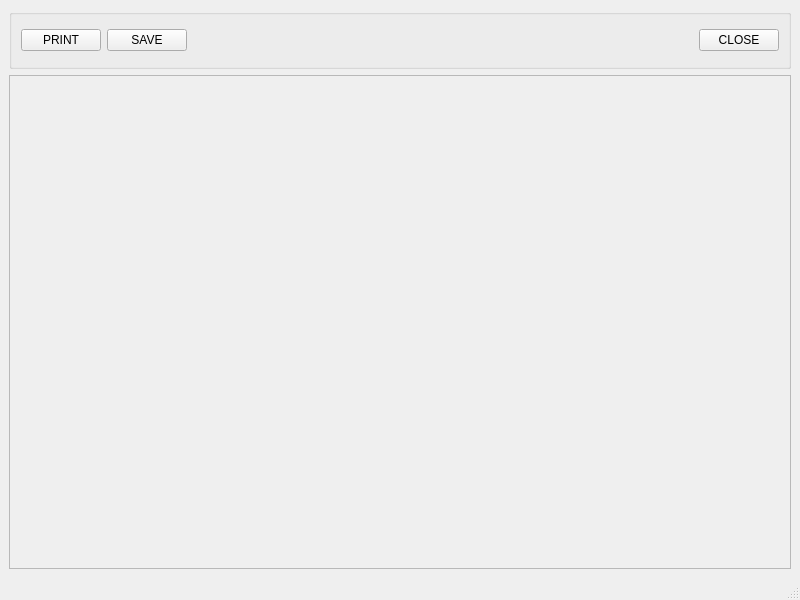
<?xml version="1.0" encoding="UTF-8"?>
<ui version="4.0">
 <class>MainWindow</class>
 <widget class="QMainWindow" name="MainWindow">
  <property name="windowModality">
   <enum>Qt::WindowModal</enum>
  </property>
  <property name="geometry">
   <rect>
    <x>0</x>
    <y>0</y>
    <width>800</width>
    <height>600</height>
   </rect>
  </property>
  <property name="windowTitle">
   <string>MainWindow</string>
  </property>
  <widget class="QWidget" name="centralwidget">
   <layout class="QVBoxLayout" name="verticalLayout">
    <item>
     <widget class="QGroupBox" name="groupBox">
      <property name="sizePolicy">
       <sizepolicy hsizetype="Preferred" vsizetype="Fixed">
        <horstretch>0</horstretch>
        <verstretch>0</verstretch>
       </sizepolicy>
      </property>
      <property name="minimumSize">
       <size>
        <width>0</width>
        <height>60</height>
       </size>
      </property>
      <property name="maximumSize">
       <size>
        <width>16777215</width>
        <height>60</height>
       </size>
      </property>
      <property name="title">
       <string/>
      </property>
      <layout class="QHBoxLayout" name="horizontalLayout">
       <item>
        <widget class="QPushButton" name="printButton">
         <property name="text">
          <string>PRINT</string>
         </property>
        </widget>
       </item>
       <item>
        <widget class="QPushButton" name="saveButton">
         <property name="text">
          <string>SAVE</string>
         </property>
        </widget>
       </item>
       <item>
        <spacer name="horizontalSpacer">
         <property name="orientation">
          <enum>Qt::Horizontal</enum>
         </property>
         <property name="sizeHint" stdset="0">
          <size>
           <width>480</width>
           <height>20</height>
          </size>
         </property>
        </spacer>
       </item>
       <item>
        <widget class="QPushButton" name="closeButton">
         <property name="text">
          <string>CLOSE</string>
         </property>
        </widget>
       </item>
      </layout>
     </widget>
    </item>
    <item>
     <widget class="QScrollArea" name="scrollArea">
      <property name="widgetResizable">
       <bool>true</bool>
      </property>
      <widget class="QWidget" name="scrollAreaWidgetContents">
       <property name="geometry">
        <rect>
         <x>0</x>
         <y>0</y>
         <width>778</width>
         <height>467</height>
        </rect>
       </property>
       <layout class="QVBoxLayout" name="verticalLayout_2">
        <item>
         <layout class="QHBoxLayout" name="horizontalLayout_2"/>
        </item>
       </layout>
      </widget>
     </widget>
    </item>
   </layout>
  </widget>
  <widget class="QMenuBar" name="menubar">
   <property name="geometry">
    <rect>
     <x>0</x>
     <y>0</y>
     <width>800</width>
     <height>23</height>
    </rect>
   </property>
  </widget>
  <widget class="QStatusBar" name="statusbar"/>
 </widget>
 <resources/>
 <connections/>
</ui>
